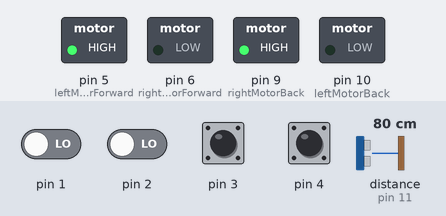
The sketch below on a simulated Arduino Uno, built with avr-gcc and run on an emulated ATmega328P. On the bench: switched loads named in the sketch (green lamp = pin HIGH). The inputs (shaded band) are chosen by the test bench; at power-on: pin 3, pin 4 HIGH, pin 1, pin 2 LOW, distance to the obstacle (sensor on pin 11) 80 cm. The echo pulse lasts 58.3 µs per cm.

Above: at 1.2 s.
1.3 s: distance to the obstacle (sensor on pin 11) set to 29 cm
2.8 s: distance to the obstacle (sensor on pin 11) set to 26 cm
At 3.2 s:
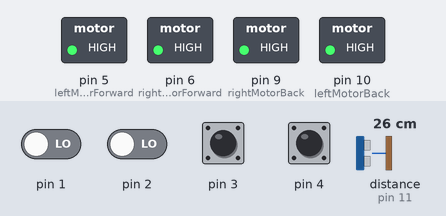
4.3 s: distance to the obstacle (sensor on pin 11) set to 18 cm
5.8 s: distance to the obstacle (sensor on pin 11) set to 14 cm
At 6.7 s:
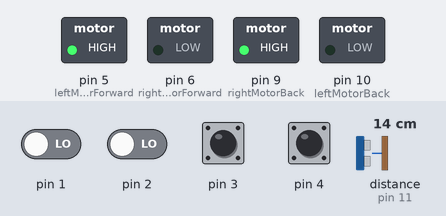
7.3 s: pin 1 driven HIGH
At 7.8 s:
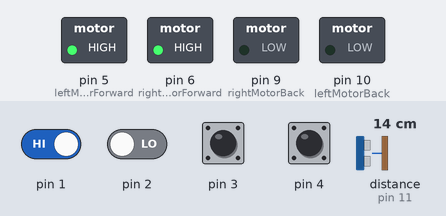
8.8 s: pin 1 driven LOW
At 10.1 s:
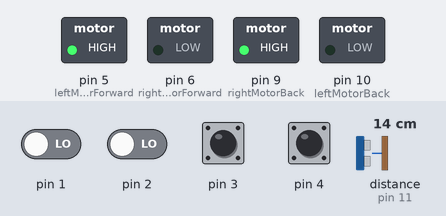
Timing chart, 0 to 11.3 s (numbered marks = the images above; inputs shaded):
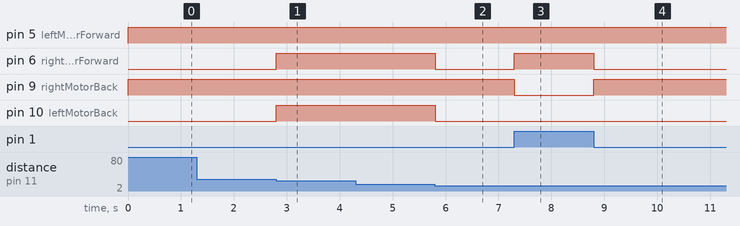

The sketch:

autonomous_truck_full.ino
```cpp
//FULL CODE FOR SEMI AUTONOMOUS TRUCK V.1

//Library for using the Ultrasonic Sensor
#include <NewPing.h>

//Global variables for motor driver
int leftMotorForward = 5;
int leftMotorBack = 10;
int rightMotorForward = 6;
int rightMotorBack = 9;

//Global variables for line sensor
int lineSensor1 = 0;
int lineSensor2 = 0;
int lineSensor3 = 0;
int lineSensor4 = 0;

//Define pins used for echo and trigger and the max distance for the Ultrasonic Sensor
#define trig_pin 12
#define echo_pin 11
#define maximum_distance 500

//New Ping library sensor function constructor
NewPing sonar(trig_pin, echo_pin, maximum_distance);

//Setup function only runs once
//We setup our output and input pins here
void setup() {
  pinMode(leftMotorForward, OUTPUT);
  pinMode(leftMotorBack, OUTPUT);
  pinMode(rightMotorForward, OUTPUT);
  pinMode(rightMotorBack, OUTPUT);

  pinMode(lineSensor1, INPUT);
  pinMode(lineSensor2, INPUT);
  pinMode(lineSensor3, INPUT);
  pinMode(lineSensor4, INPUT);
}

//Loop function runs continuously and runs our program
void loop() {

  //Local variable for calling and receiving the result from the sonar ping function
  int distance = sonar.ping_in();

  //Read the Line Sensors, if HIGH (BLACK Line) or LOW (WHITE area)
  lineSensor1 = digitalRead(1);
  lineSensor2 = digitalRead(2);
  lineSensor3 = digitalRead(3);
  lineSensor4 = digitalRead(4);

  //STOP truck if the distance is greater than 5in. and less than or equal to 10in.
  if((distance > 5) && (distance <= 10)){

    digitalWrite(rightMotorForward, HIGH);
    digitalWrite(leftMotorForward, HIGH);
    digitalWrite(leftMotorBack, HIGH);
    digitalWrite(rightMotorBack, HIGH);
  }

  //TURN truck LEFT if line sensor 1 or 2 see black line and sensors 3 and 4 don't
  else if((lineSensor1 == HIGH || lineSensor2 == HIGH) && (lineSensor3 == LOW && lineSensor4 == LOW)){

    digitalWrite(rightMotorForward, HIGH);
    digitalWrite(leftMotorForward, LOW);
    digitalWrite(leftMotorBack, HIGH);
    digitalWrite(rightMotorBack, LOW);
  }

  //TURN truck RIGHT if line sensor 3 or 4 see black line and sensors 1 and 2 don't
  else if ((lineSensor1 == LOW && lineSensor2 == LOW) && (lineSensor3 == HIGH || lineSensor4 == HIGH)){

    digitalWrite(leftMotorForward, HIGH);
    digitalWrite(leftMotorBack, LOW);
    digitalWrite(rightMotorBack, HIGH);
    digitalWrite(rightMotorForward, LOW);
  }

  //STOP truck if all line sensors see black line
  else if (lineSensor1 == HIGH && lineSensor2 == HIGH && lineSensor3 == HIGH && lineSensor4 == HIGH){

    digitalWrite(leftMotorForward, HIGH);
    digitalWrite(leftMotorBack, HIGH);
    digitalWrite(rightMotorBack, HIGH);
    digitalWrite(rightMotorForward, HIGH);
  }

  //GO FORWARD if the above conditions are not true
  else{

    //if((lineSensor4 == LOW && lineSensor3 == HIGH) || (lineSensor2 == HIGH && lineSensor1 == LOW))

    digitalWrite(leftMotorForward, HIGH);
    digitalWrite(rightMotorForward, HIGH);
    digitalWrite(rightMotorBack, LOW);
    digitalWrite(leftMotorBack, LOW);
  }
}
```

Measured:
- the behaviour switches between 28 and 27 cm on distance to the obstacle (sensor on pin 11) (found by bisection; images 0 and 1)
- the behaviour switches between 16 and 15 cm on distance to the obstacle (sensor on pin 11) (found by bisection; images 1 and 2)
- after the input at 1.3 s, every drawn part: stays the same
- after the input at 2.8 s, pin 6 (rightMotorForward), pin 10 (leftMotorBack): LOW → HIGH at once
- after the input at 4.3 s, every drawn part: stays the same
- after the input at 5.8 s, pin 6 (rightMotorForward), pin 10 (leftMotorBack): HIGH → LOW at once
- after the input at 7.3 s, pin 6 (rightMotorForward): LOW → HIGH at once; pin 9 (rightMotorBack): HIGH → LOW at once
- after the input at 8.8 s, pin 6 (rightMotorForward): HIGH → LOW at once; pin 9 (rightMotorBack): LOW → HIGH at once
